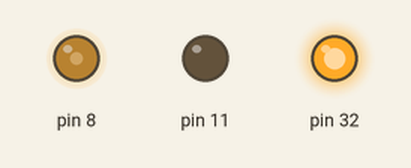
Recording of a sketch running on a simulated Arduino Mega 2560, built with avr-gcc and run on an emulated ATmega2560. Parts: output pins drawn as LEDs (lit = HIGH).

Above: at 0.1 s.
Timing chart, 0 to 1.6 s (numbered marks = the images above):
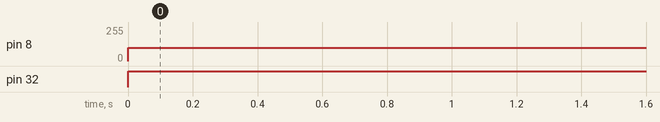

The sketch:

DribblerTest.ino
```cpp
void setup() {
  pinMode(11, OUTPUT);
  pinMode(32, OUTPUT);
  pinMode(8, OUTPUT);
  Serial.begin(9600);
  }

void loop() {
  digitalWrite(11, LOW);
  digitalWrite(32, HIGH);
  analogWrite(8, 100);
  //Serial.println(analogRead(A14));
}
```

Measured:
- by itself, pin 8: 0/255 → 100/255 at 0.00 s
- by itself, pin 32: LOW → HIGH at 0.00 s
